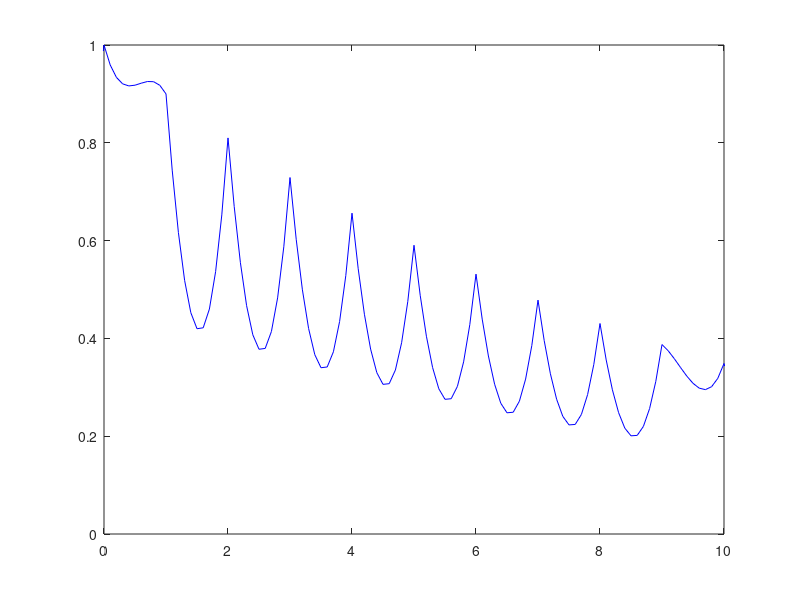

Write MATLAB code to recreate this figure.
function cubic_interp()
    Ts = 1;
    n = 0:10;
    t = -2*Ts:Ts/10:(10+2)*Ts;
    xn = (0.9.^n).*(n>=0);
    xt = zeros(1,length(t));
%     figure;
%     hold on;
%     c=['r' 'g' 'c' 'y' 'k'];
    for i=1:length(n)
        delay = Ts*n(i).*ones(1,length(t));
%         if ((i>=3) && (i<=7))
%             interp = xn(i)*p(t-delay,Ts);
%             plot(t,interp,c(i-2));
%         end
        xt = xt + xn(i)*p(t-delay,Ts);
    end
    plot(t,xt,'b');
    axis([min(n)*Ts max(n)*Ts 0 1]);
end

function interp = p(t,T)
    interp = (3*(abs(t).^3)/(4*T^3) - (7.*t.^2)/(4*T^2) + 1).*(abs(t)<(2*T));
end
